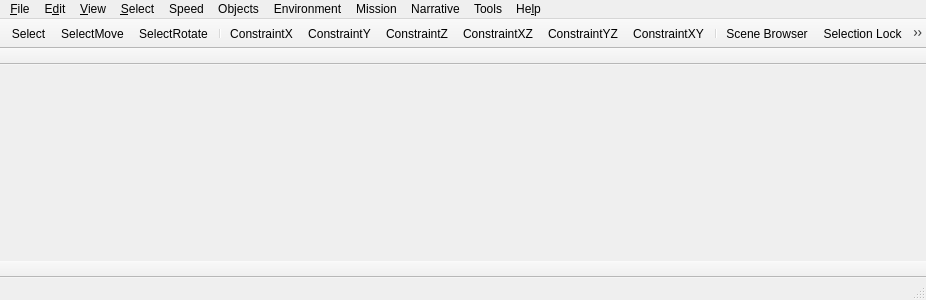
<?xml version="1.0" encoding="UTF-8"?>
<ui version="4.0">
 <class>fso::fred::FredView</class>
 <widget class="QMainWindow" name="fso::fred::FredView">
  <property name="geometry">
   <rect>
    <x>0</x>
    <y>0</y>
    <width>926</width>
    <height>300</height>
   </rect>
  </property>
  <property name="windowTitle">
   <string>qtFRED</string>
  </property>
  <widget class="fso::fred::RenderWidget" name="centralWidget"/>
  <widget class="QMenuBar" name="menuBar">
   <property name="geometry">
    <rect>
     <x>0</x>
     <y>0</y>
     <width>926</width>
     <height>22</height>
    </rect>
   </property>
   <widget class="QMenu" name="menuFile">
    <property name="title">
     <string>&amp;File</string>
    </property>
    <widget class="QMenu" name="menuSave_Format">
     <property name="title">
      <string>Save For&amp;mat</string>
     </property>
     <addaction name="actionFS2_Open"/>
     <addaction name="actionFS2_Retail"/>
     <addaction name="actionFS2_Compatibility"/>
    </widget>
    <widget class="QMenu" name="menuImport">
     <property name="title">
      <string>&amp;Import</string>
     </property>
     <addaction name="actionFS1_Mission"/>
    </widget>
    <widget class="QMenu" name="menuRe_cent_Files">
     <property name="title">
      <string>Re&amp;cent Files</string>
     </property>
     <addaction name="actionEmpty"/>
    </widget>
    <addaction name="actionNew"/>
    <addaction name="actionOpen"/>
    <addaction name="actionSave"/>
    <addaction name="actionSave_As"/>
    <addaction name="actionRevert"/>
    <addaction name="separator"/>
    <addaction name="actionLoad_Template"/>
    <addaction name="actionSave_As_Template"/>
    <addaction name="separator"/>
    <addaction name="menuSave_Format"/>
    <addaction name="menuImport"/>
    <addaction name="separator"/>
    <addaction name="actionRun_FreeSpace_2_Open"/>
    <addaction name="separator"/>
    <addaction name="menuRe_cent_Files"/>
    <addaction name="separator"/>
    <addaction name="actionExit"/>
   </widget>
   <widget class="QMenu" name="menuEdit">
    <property name="title">
     <string>E&amp;dit</string>
    </property>
    <addaction name="actionClone_Marked_Objects"/>
    <addaction name="actionDelete"/>
    <addaction name="actionDelete_Wing"/>
    <addaction name="separator"/>
    <addaction name="actionPreferences"/>
   </widget>
   <widget class="QMenu" name="menuView">
    <property name="title">
     <string>&amp;View</string>
    </property>
    <widget class="QMenu" name="menuViewpoint">
     <property name="title">
      <string>&amp;Viewpoint</string>
     </property>
     <addaction name="actionCamera"/>
     <addaction name="actionCurrent_Ship"/>
     <addaction name="actionCutscene_Camera"/>
     <addaction name="separator"/>
     <addaction name="actionToggle_Viewpoint"/>
     <addaction name="separator"/>
     <addaction name="actionSet_Camera_From_View"/>
    </widget>
    <addaction name="actionSceneBrowser"/>
    <addaction name="separator"/>
    <addaction name="actionVisibility_Layers"/>
    <addaction name="separator"/>
    <addaction name="actionShow_Background"/>
    <addaction name="actionShow_Ship_Models"/>
    <addaction name="actionShow_Outlines"/>
    <addaction name="actionDraw_Outlines_On_Selected_Ships"/>
    <addaction name="actionDraw_Outline_At_Warpin_Position"/>
    <addaction name="actionShow_Ship_Info"/>
    <addaction name="actionShow_Coordinates"/>
    <addaction name="actionShow_Grid_Positions"/>
    <addaction name="actionShow_Distances"/>
    <addaction name="actionShow_Model_Paths"/>
    <addaction name="actionShow_Model_Dock_Points"/>
    <addaction name="actionShow_Bay_Paths"/>
    <addaction name="actionHighlight_Selectable_Subsystems"/>
    <addaction name="separator"/>
    <addaction name="actionShow_Grid"/>
    <addaction name="actionShow_Horizon"/>
    <addaction name="actionShow_3D_Compass"/>
    <addaction name="actionShow_Camera_Gizmo"/>
    <addaction name="separator"/>
    <addaction name="menuViewpoint"/>
    <addaction name="actionSave_Camera_Pos"/>
    <addaction name="actionRestore_Camera_Pos"/>
    <addaction name="separator"/>
    <addaction name="actionLighting_from_Suns"/>
    <addaction name="actionRender_Full_Detail"/>
   </widget>
   <widget class="QMenu" name="menuSpeed">
    <property name="title">
     <string>Speed</string>
    </property>
    <widget class="QMenu" name="menuMovement">
     <property name="title">
      <string>&amp;Movement</string>
     </property>
     <addaction name="actionx1"/>
     <addaction name="actionx2"/>
     <addaction name="actionx3"/>
     <addaction name="actionx5"/>
     <addaction name="actionx8"/>
     <addaction name="actionx10"/>
     <addaction name="actionx50"/>
     <addaction name="actionx100"/>
    </widget>
    <widget class="QMenu" name="menuRotation">
     <property name="title">
      <string>&amp;Rotation</string>
     </property>
     <addaction name="actionRotx1"/>
     <addaction name="actionRotx5"/>
     <addaction name="actionRotx12"/>
     <addaction name="actionRotx25"/>
     <addaction name="actionRotx50"/>
    </widget>
    <addaction name="menuMovement"/>
    <addaction name="menuRotation"/>
   </widget>
   <widget class="QMenu" name="menuSelect">
    <property name="title">
     <string>&amp;Select</string>
    </property>
    <widget class="QMenu" name="menuSelect_Group">
     <property name="title">
      <string>Select &amp;Group</string>
     </property>
     <addaction name="actionGroup_1"/>
     <addaction name="actionGroup_2"/>
     <addaction name="actionGroup_3"/>
     <addaction name="actionGroup_4"/>
     <addaction name="actionGroup_5"/>
     <addaction name="actionGroup_6"/>
     <addaction name="actionGroup_7"/>
     <addaction name="actionGroup_8"/>
     <addaction name="actionGroup_9"/>
    </widget>
    <widget class="QMenu" name="menuSelect_Layer">
     <property name="title">
      <string>Select &amp;Layer</string>
     </property>
    </widget>
    <widget class="QMenu" name="menuSelect_IFF">
     <property name="title">
      <string>Select I&amp;FF</string>
     </property>
    </widget>
    <widget class="QMenu" name="menuSelect_Ship_Type">
     <property name="title">
      <string>Select Ship &amp;Type</string>
     </property>
    </widget>
    <widget class="QMenu" name="menuSelect_Object_Type">
     <property name="title">
      <string>Select &amp;Object Type</string>
     </property>
    </widget>
    <addaction name="actionSelect_All"/>
    <addaction name="actionSelect_None"/>
    <addaction name="actionInvert_Selection"/>
    <addaction name="separator"/>
    <addaction name="menuSelect_Group"/>
    <addaction name="menuSelect_Layer"/>
    <addaction name="menuSelect_IFF"/>
    <addaction name="menuSelect_Ship_Type"/>
    <addaction name="menuSelect_Object_Type"/>
    <addaction name="separator"/>
    <addaction name="actionSelectionLock"/>
    <addaction name="actionLock_Marked_Objects"/>
    <addaction name="actionUnlock_All_Objects"/>
   </widget>
   <widget class="QMenu" name="menuHelp">
    <property name="title">
     <string>He&amp;lp</string>
    </property>
    <addaction name="actionHelp_Topics"/>
    <addaction name="separator"/>
    <addaction name="actionAbout"/>
   </widget>
   <widget class="QMenu" name="menuObjects">
    <property name="title">
     <string>Objects</string>
    </property>
    <addaction name="actionShips"/>
    <addaction name="actionWings"/>
    <addaction name="actionProps"/>
    <addaction name="actionWaypoint_Paths"/>
    <addaction name="actionCoordinate_Points"/>
    <addaction name="actionJump_Nodes"/>
    <addaction name="actionObject_Orientation"/>
    <addaction name="separator"/>
    <addaction name="actionControl_Object"/>
    <addaction name="actionNext_Object"/>
    <addaction name="actionPrev_Object"/>
    <addaction name="actionLevel_Object"/>
    <addaction name="actionAlign_Object"/>
    <addaction name="separator"/>
    <addaction name="actionNext_Subsystem"/>
    <addaction name="actionPrev_Subsystem"/>
    <addaction name="actionCancel_Subsystem"/>
    <addaction name="separator"/>
    <addaction name="actionMark_Wing"/>
   </widget>
   <widget class="QMenu" name="menuEnvironment">
    <property name="title">
     <string>Environment</string>
    </property>
    <addaction name="actionBackground"/>
    <addaction name="actionAsteroid_Field"/>
    <addaction name="actionVolumetric_Nebula"/>
   </widget>
   <widget class="QMenu" name="menuMission">
    <property name="title">
     <string>Mission</string>
    </property>
    <addaction name="actionMission_Specs"/>
    <addaction name="actionMission_Goals"/>
    <addaction name="actionMission_Events"/>
    <addaction name="actionMission_Cutscenes"/>
    <addaction name="separator"/>
    <addaction name="actionVariables"/>
    <addaction name="actionLoadout"/>
    <addaction name="actionReinforcements"/>
    <addaction name="actionShield_System"/>
    <addaction name="separator"/>
    <addaction name="actionMission_Statistics"/>
   </widget>
   <widget class="QMenu" name="menuNarrative">
    <property name="title">
     <string>Narrative</string>
    </property>
    <addaction name="actionFiction_Viewer"/>
    <addaction name="actionCommand_Briefing"/>
    <addaction name="actionBriefing"/>
    <addaction name="actionDebriefing"/>
    <addaction name="separator"/>
    <addaction name="actionCampaign"/>
   </widget>
   <widget class="QMenu" name="menuTools">
    <property name="title">
     <string>Tools</string>
    </property>
    <addaction name="actionWaypointPathGenerator"/>
    <addaction name="actionReorder_Objects"/>
    <addaction name="actionVoice_Acting_Manager"/>
    <addaction name="actionSet_Global_Ship_Flags"/>
    <addaction name="actionCalculate_Relative_Coordinates"/>
    <addaction name="actionMusic_Player"/>
    <addaction name="actionError_Checker"/>
   </widget>
   <addaction name="menuFile"/>
   <addaction name="menuEdit"/>
   <addaction name="menuView"/>
   <addaction name="menuSelect"/>
   <addaction name="menuSpeed"/>
   <addaction name="menuObjects"/>
   <addaction name="menuEnvironment"/>
   <addaction name="menuMission"/>
   <addaction name="menuNarrative"/>
   <addaction name="menuTools"/>
   <addaction name="menuHelp"/>
  </widget>
  <widget class="QStatusBar" name="statusBar"/>
  <widget class="QToolBar" name="toolBar">
   <property name="contextMenuPolicy">
    <enum>Qt::PreventContextMenu</enum>
   </property>
   <property name="windowTitle">
    <string>toolBar</string>
   </property>
   <property name="styleSheet">
    <string notr="true">QToolButton { qproperty-autoRaise: false; }</string>
   </property>
   <attribute name="toolBarArea">
    <enum>TopToolBarArea</enum>
   </attribute>
   <attribute name="toolBarBreak">
    <bool>false</bool>
   </attribute>
   <property name="movable">
    <bool>false</bool>
   </property>
   <addaction name="actionSelect"/>
   <addaction name="actionSelectMove"/>
   <addaction name="actionSelectRotate"/>
   <addaction name="separator"/>
   <addaction name="actionConstrainX"/>
   <addaction name="actionConstrainY"/>
   <addaction name="actionConstrainZ"/>
   <addaction name="actionConstrainXZ"/>
   <addaction name="actionConstrainYZ"/>
   <addaction name="actionConstrainXY"/>
   <addaction name="separator"/>
   <addaction name="actionSceneBrowser"/>
   <addaction name="actionSelectionLock"/>
   <addaction name="separator"/>
   <addaction name="actionWingForm"/>
   <addaction name="actionWingDisband"/>
   <addaction name="separator"/>
   <addaction name="actionZoomSelected"/>
   <addaction name="actionZoomExtents"/>
   <addaction name="separator"/>
   <addaction name="actionShowDistances"/>
   <addaction name="actionOrbitSelected"/>
   <addaction name="separator"/>
   <addaction name="actionManage_Layers"/>
   <addaction name="actionUnhide_Layers"/>
   <addaction name="separator"/>
  </widget>
  <widget class="QToolBar" name="contextToolBar">
   <property name="windowTitle">
    <string>Context</string>
   </property>
   <property name="movable">
    <bool>false</bool>
   </property>
   <property name="floatable">
    <bool>false</bool>
   </property>
   <property name="iconSize">
    <size>
     <width>16</width>
     <height>16</height>
    </size>
   </property>
   <attribute name="toolBarArea">
    <enum>TopToolBarArea</enum>
   </attribute>
   <attribute name="toolBarBreak">
    <bool>true</bool>
   </attribute>
  </widget>
  <widget class="QToolBar" name="transformToolBar">
   <property name="windowTitle">
    <string>Transform</string>
   </property>
   <property name="movable">
    <bool>false</bool>
   </property>
   <property name="floatable">
    <bool>false</bool>
   </property>
   <attribute name="toolBarArea">
    <enum>BottomToolBarArea</enum>
   </attribute>
   <attribute name="toolBarBreak">
    <bool>false</bool>
   </attribute>
  </widget>
  <action name="actionSelect">
   <property name="checkable">
    <bool>true</bool>
   </property>
   <property name="text">
    <string>Select</string>
   </property>
   <property name="toolTip">
    <string>Select (S)</string>
   </property>
   <property name="shortcut">
    <string>S</string>
   </property>
  </action>
  <action name="actionSelectMove">
   <property name="checkable">
    <bool>true</bool>
   </property>
   <property name="text">
    <string>SelectMove</string>
   </property>
   <property name="toolTip">
    <string>Select and Move (M)</string>
   </property>
   <property name="shortcut">
    <string>M</string>
   </property>
  </action>
  <action name="actionSelectRotate">
   <property name="checkable">
    <bool>true</bool>
   </property>
   <property name="text">
    <string>SelectRotate</string>
   </property>
   <property name="toolTip">
    <string>Select and Rotate (R)</string>
   </property>
   <property name="shortcut">
    <string>R</string>
   </property>
  </action>
  <action name="actionConstrainX">
   <property name="checkable">
    <bool>true</bool>
   </property>
   <property name="text">
    <string>ConstraintX</string>
   </property>
   <property name="toolTip">
    <string>Constrain movement/rotation to X axis</string>
   </property>
  </action>
  <action name="actionConstrainY">
   <property name="checkable">
    <bool>true</bool>
   </property>
   <property name="text">
    <string>ConstraintY</string>
   </property>
   <property name="toolTip">
    <string>Constrain movement/rotation to Y axis</string>
   </property>
  </action>
  <action name="actionConstrainZ">
   <property name="checkable">
    <bool>true</bool>
   </property>
   <property name="text">
    <string>ConstraintZ</string>
   </property>
   <property name="toolTip">
    <string>Constrain movement/rotation to Z axis</string>
   </property>
  </action>
  <action name="actionConstrainXZ">
   <property name="checkable">
    <bool>true</bool>
   </property>
   <property name="text">
    <string>ConstraintXZ</string>
   </property>
   <property name="toolTip">
    <string>Constrain movement/rotation to XZ plane</string>
   </property>
  </action>
  <action name="actionConstrainYZ">
   <property name="checkable">
    <bool>true</bool>
   </property>
   <property name="text">
    <string>ConstraintYZ</string>
   </property>
   <property name="toolTip">
    <string>Constrain movement/rotation to YZ plane</string>
   </property>
  </action>
  <action name="actionConstrainXY">
   <property name="checkable">
    <bool>true</bool>
   </property>
   <property name="text">
    <string>ConstraintXY</string>
   </property>
   <property name="toolTip">
    <string>Constrain movement/rotation to XY plane</string>
   </property>
  </action>
  <action name="actionSceneBrowser">
   <property name="checkable">
    <bool>true</bool>
   </property>
   <property name="text">
    <string>Scene Browser</string>
   </property>
   <property name="toolTip">
    <string>Toggle Scene Browser (H)</string>
   </property>
   <property name="shortcut">
    <string>H</string>
   </property>
  </action>
  <action name="actionSelectionLock">
   <property name="checkable">
    <bool>true</bool>
   </property>
   <property name="text">
    <string>Selection Loc&amp;k</string>
   </property>
   <property name="toolTip">
    <string>Prevent selection from changing (Spacebar)</string>
   </property>
  </action>
  <action name="actionWingForm">
   <property name="text">
    <string>WingForm</string>
   </property>
   <property name="toolTip">
    <string>Form Wing (Ctrl+W)</string>
   </property>
   <property name="shortcut">
    <string>Ctrl+W</string>
   </property>
  </action>
  <action name="actionWingDisband">
   <property name="text">
    <string>WingDisband</string>
   </property>
   <property name="toolTip">
    <string>Disband Wing (Ctrl+D)</string>
   </property>
   <property name="shortcut">
    <string>Ctrl+D</string>
   </property>
  </action>
  <action name="actionZoomSelected">
   <property name="text">
    <string>ZoomSelected</string>
   </property>
   <property name="toolTip">
    <string>Zoom on Selected (Alt+Z)</string>
   </property>
   <property name="shortcut">
    <string>Alt+Z</string>
   </property>
  </action>
  <action name="actionZoomExtents">
   <property name="text">
    <string>ZoomExtents</string>
   </property>
   <property name="toolTip">
    <string>Zoom Extents (Shift+Z)</string>
   </property>
   <property name="shortcut">
    <string>Shift+Z</string>
   </property>
  </action>
  <action name="actionShowDistances">
   <property name="checkable">
    <bool>true</bool>
   </property>
   <property name="text">
    <string>ShowDistances</string>
   </property>
   <property name="toolTip">
    <string>Show Distances (D)</string>
   </property>
  </action>
  <action name="actionOrbitSelected">
   <property name="checkable">
    <bool>true</bool>
   </property>
   <property name="text">
    <string>OrbitSelected</string>
   </property>
   <property name="toolTip">
    <string>Rotate Around Object (Alt+R)</string>
   </property>
   <property name="shortcut">
    <string>Alt+R</string>
   </property>
  </action>
  <action name="actionNew">
   <property name="text">
    <string>&amp;New</string>
   </property>
   <property name="shortcut">
    <string/>
   </property>
  </action>
  <action name="actionOpen">
   <property name="text">
    <string>&amp;Open...</string>
   </property>
  </action>
  <action name="actionSave">
   <property name="text">
    <string>&amp;Save</string>
   </property>
  </action>
  <action name="actionSave_As">
   <property name="text">
    <string>Sa&amp;ve As...</string>
   </property>
   <property name="shortcut">
    <string>Ctrl+Shift+S</string>
   </property>
  </action>
  <action name="actionRevert">
   <property name="text">
    <string>Revert to &amp;Last Save</string>
   </property>
  </action>
  <action name="actionLoad_Template">
   <property name="text">
    <string>Load &amp;Template...</string>
   </property>
  </action>
  <action name="actionSave_As_Template">
   <property name="text">
    <string>Save As &amp;Template...</string>
   </property>
  </action>
  <action name="actionFS2_Open">
   <property name="text">
    <string>&amp;FS2 Open</string>
   </property>
   <property name="checkable">
    <bool>true</bool>
   </property>
   <property name="checked">
    <bool>true</bool>
   </property>
  </action>
  <action name="actionFS2_Retail">
   <property name="text">
    <string>FS2 &amp;Retail</string>
   </property>
   <property name="checkable">
    <bool>true</bool>
   </property>
  </action>
  <action name="actionFS2_Compatibility">
   <property name="text">
    <string>FSO &amp;Compatibility Mode</string>
   </property>
   <property name="checkable">
    <bool>true</bool>
   </property>
  </action>
  <action name="actionFS1_Mission">
   <property name="text">
    <string>&amp;FS1 Mission</string>
   </property>
  </action>
  <action name="actionRun_FreeSpace_2_Open">
   <property name="text">
    <string>Run &amp;FreeSpace</string>
   </property>
   <property name="shortcut">
    <string/>
   </property>
  </action>
  <action name="actionExit">
   <property name="text">
    <string>&amp;Exit</string>
   </property>
  </action>
  <action name="actionClone_Marked_Objects">
   <property name="text">
    <string>&amp;Clone Marked Objects</string>
   </property>
  </action>
  <action name="actionDelete">
   <property name="text">
    <string>&amp;Delete</string>
   </property>
  </action>
  <action name="actionDelete_Wing">
   <property name="text">
    <string>Delete &amp;Wing</string>
   </property>
   <property name="shortcut">
    <string>Ctrl+Del</string>
   </property>
  </action>
  <action name="actionLock_Marked_Objects">
   <property name="text">
    <string>&amp;Lock Marked Objects</string>
   </property>
  </action>
  <action name="actionUnlock_All_Objects">
   <property name="text">
    <string>&amp;Unlock All Objects</string>
   </property>
  </action>
  <action name="actionVisibility_Layers">
   <property name="text">
    <string>Visibility Layers...</string>
   </property>
  </action>
  <action name="actionShow_Ship_Models">
   <property name="checkable">
    <bool>true</bool>
   </property>
   <property name="text">
    <string>Show Ship Models</string>
   </property>
   <property name="shortcut">
    <string>Alt+Shift+M</string>
   </property>
  </action>
  <action name="actionShow_Outlines">
   <property name="checkable">
    <bool>true</bool>
   </property>
   <property name="text">
    <string>Show &amp;Outlines</string>
   </property>
   <property name="shortcut">
    <string>Alt+Shift+O</string>
   </property>
  </action>
  <action name="actionDraw_Outlines_On_Selected_Ships">
   <property name="checkable">
    <bool>true</bool>
   </property>
   <property name="text">
    <string>Draw Outlines on Selected Ships</string>
   </property>
  </action>
  <action name="actionDraw_Outline_At_Warpin_Position">
   <property name="checkable">
    <bool>true</bool>
   </property>
   <property name="text">
    <string>Draw Outline At Warpin Position</string>
   </property>
  </action>
  <action name="actionShow_Coordinates">
   <property name="checkable">
    <bool>true</bool>
   </property>
   <property name="text">
    <string>Show &amp;Coordinates</string>
   </property>
   <property name="shortcut">
    <string>Alt+Shift+C</string>
   </property>
  </action>
  <action name="actionShow_Grid_Positions">
   <property name="checkable">
    <bool>true</bool>
   </property>
   <property name="text">
    <string>Show &amp;Grid Positions</string>
   </property>
   <property name="shortcut">
    <string>Alt+Shift+P</string>
   </property>
  </action>
  <action name="actionShow_Distances">
   <property name="checkable">
    <bool>true</bool>
   </property>
   <property name="text">
    <string>Show D&amp;istances</string>
   </property>
   <property name="shortcut">
    <string>D</string>
   </property>
  </action>
  <action name="actionShow_Model_Paths">
   <property name="checkable">
    <bool>true</bool>
   </property>
   <property name="text">
    <string>Show Model Nav Paths</string>
   </property>
  </action>
  <action name="actionShow_Model_Dock_Points">
   <property name="checkable">
    <bool>true</bool>
   </property>
   <property name="text">
    <string>Show Model Doc&amp;k Points</string>
   </property>
  </action>
  <action name="actionShow_Bay_Paths">
   <property name="checkable">
    <bool>true</bool>
   </property>
   <property name="text">
    <string>Show Model Bay Paths</string>
   </property>
  </action>
  <action name="actionHighlight_Selectable_Subsystems">
   <property name="checkable">
    <bool>true</bool>
   </property>
   <property name="text">
    <string>Highlight Selectable Subsystems</string>
   </property>
  </action>
  <action name="actionShow_Grid">
   <property name="checkable">
    <bool>true</bool>
   </property>
   <property name="text">
    <string>Show Grid</string>
   </property>
   <property name="shortcut">
    <string>Alt+Shift+G</string>
   </property>
  </action>
  <action name="actionShow_Horizon">
   <property name="checkable">
    <bool>true</bool>
   </property>
   <property name="text">
    <string>Show Hori&amp;zon</string>
   </property>
   <property name="shortcut">
    <string>Alt+Shift+H</string>
   </property>
  </action>
  <action name="actionShow_3D_Compass">
   <property name="checkable">
    <bool>true</bool>
   </property>
   <property name="text">
    <string>Show &amp;3D Compass</string>
   </property>
   <property name="shortcut">
    <string>Alt+Shift+3</string>
   </property>
  </action>
  <action name="actionShow_Background">
   <property name="checkable">
    <bool>true</bool>
   </property>
   <property name="text">
    <string>Show &amp;Background</string>
   </property>
   <property name="shortcut">
    <string>Alt+Shift+B</string>
   </property>
  </action>
  <action name="actionSave_Camera_Pos">
   <property name="text">
    <string>Save Camera &amp;Pos</string>
   </property>
   <property name="shortcut">
    <string>Ctrl+P</string>
   </property>
  </action>
  <action name="actionRestore_Camera_Pos">
   <property name="text">
    <string>&amp;Restore Camera Pos</string>
   </property>
   <property name="shortcut">
    <string>Ctrl+R</string>
   </property>
  </action>
  <action name="actionLighting_from_Suns">
   <property name="checkable">
    <bool>true</bool>
   </property>
   <property name="text">
    <string>&amp;Lighting from Suns</string>
   </property>
  </action>
  <action name="actionRender_Full_Detail">
   <property name="checkable">
    <bool>true</bool>
   </property>
   <property name="text">
    <string>Render Full Detail</string>
   </property>
  </action>
  <action name="actionCamera">
   <property name="checkable">
    <bool>true</bool>
   </property>
   <property name="text">
    <string>&amp;Camera</string>
   </property>
  </action>
  <action name="actionCurrent_Ship">
   <property name="checkable">
    <bool>true</bool>
   </property>
   <property name="text">
    <string>Current &amp;Ship</string>
   </property>
  </action>
  <action name="actionCutscene_Camera">
   <property name="checkable">
    <bool>true</bool>
   </property>
   <property name="text">
    <string>Cutscene C&amp;amera</string>
   </property>
   <property name="toolTip">
    <string>Look through the camera sexp selected in a sexp tree, at its FOV</string>
   </property>
  </action>
  <action name="actionSet_Camera_From_View">
   <property name="text">
    <string>Set Camera SEXP from &amp;View</string>
   </property>
   <property name="toolTip">
    <string>Set the selected set-camera-position, set-camera-rotation or set-camera-facing from the viewport</string>
   </property>
  </action>
  <action name="actionShow_Camera_Gizmo">
   <property name="checkable">
    <bool>true</bool>
   </property>
   <property name="text">
    <string>Show Cutscene Ca&amp;mera</string>
   </property>
   <property name="toolTip">
    <string>Show the camera sexp selected in a sexp tree in the viewport</string>
   </property>
  </action>
  <action name="actionToggle_Viewpoint">
   <property name="text">
    <string>&amp;Toggle Viewpoint</string>
   </property>
   <property name="toolTip">
    <string>Cycle between the editor camera, the current ship and the cutscene camera (Ctrl+Shift+V)</string>
   </property>
   <property name="shortcut">
    <string>Ctrl+Shift+V</string>
   </property>
  </action>
  <action name="actionx1">
   <property name="checkable">
    <bool>true</bool>
   </property>
   <property name="text">
    <string>&amp;x1</string>
   </property>
   <property name="shortcut">
    <string>1</string>
   </property>
  </action>
  <action name="actionx2">
   <property name="checkable">
    <bool>true</bool>
   </property>
   <property name="text">
    <string>x&amp;2</string>
   </property>
   <property name="shortcut">
    <string>2</string>
   </property>
  </action>
  <action name="actionx3">
   <property name="checkable">
    <bool>true</bool>
   </property>
   <property name="text">
    <string>x&amp;3</string>
   </property>
   <property name="shortcut">
    <string>3</string>
   </property>
  </action>
  <action name="actionx5">
   <property name="checkable">
    <bool>true</bool>
   </property>
   <property name="text">
    <string>x&amp;5</string>
   </property>
   <property name="shortcut">
    <string>4</string>
   </property>
  </action>
  <action name="actionx8">
   <property name="checkable">
    <bool>true</bool>
   </property>
   <property name="text">
    <string>x&amp;8</string>
   </property>
   <property name="shortcut">
    <string>5</string>
   </property>
  </action>
  <action name="actionx10">
   <property name="checkable">
    <bool>true</bool>
   </property>
   <property name="text">
    <string>x&amp;10</string>
   </property>
   <property name="shortcut">
    <string>6</string>
   </property>
  </action>
  <action name="actionx50">
   <property name="checkable">
    <bool>true</bool>
   </property>
   <property name="text">
    <string>x5&amp;0</string>
   </property>
   <property name="shortcut">
    <string>7</string>
   </property>
  </action>
  <action name="actionx100">
   <property name="checkable">
    <bool>true</bool>
   </property>
   <property name="text">
    <string>x100</string>
   </property>
   <property name="shortcut">
    <string>8</string>
   </property>
  </action>
  <action name="actionRotx1">
   <property name="checkable">
    <bool>true</bool>
   </property>
   <property name="text">
    <string>&amp;x1</string>
   </property>
   <property name="shortcut">
    <string>Shift+1</string>
   </property>
  </action>
  <action name="actionRotx5">
   <property name="checkable">
    <bool>true</bool>
   </property>
   <property name="text">
    <string>x&amp;5</string>
   </property>
   <property name="shortcut">
    <string>Shift+2</string>
   </property>
  </action>
  <action name="actionRotx12">
   <property name="checkable">
    <bool>true</bool>
   </property>
   <property name="text">
    <string>x&amp;12</string>
   </property>
   <property name="shortcut">
    <string>Shift+3</string>
   </property>
  </action>
  <action name="actionRotx25">
   <property name="checkable">
    <bool>true</bool>
   </property>
   <property name="text">
    <string>x&amp;25</string>
   </property>
   <property name="shortcut">
    <string>Shift+4</string>
   </property>
  </action>
  <action name="actionRotx50">
   <property name="checkable">
    <bool>true</bool>
   </property>
   <property name="text">
    <string>x5&amp;0</string>
   </property>
   <property name="shortcut">
    <string>Shift+5</string>
   </property>
  </action>
  <action name="actionShips">
   <property name="text">
    <string>&amp;Ships</string>
   </property>
   <property name="shortcut">
    <string>Shift+S</string>
   </property>
  </action>
  <action name="actionWings">
   <property name="text">
    <string>&amp;Wings</string>
   </property>
   <property name="shortcut">
    <string>Shift+W</string>
   </property>
  </action>
  <action name="actionObject_Orientation">
   <property name="text">
    <string>Object &amp;Orientation</string>
   </property>
   <property name="shortcut">
    <string>Shift+O</string>
   </property>
  </action>
  <action name="actionProps">
   <property name="text">
    <string>Props</string>
   </property>
   <property name="shortcut">
    <string>Shift+P</string>
   </property>
  </action>
  <action name="actionWaypoint_Paths">
   <property name="text">
    <string>Waypoint &amp;Paths</string>
   </property>
   <property name="shortcut">
    <string>Shift+Y</string>
   </property>
  </action>
  <action name="actionCoordinate_Points">
   <property name="text">
    <string>Coor&amp;dinate Points</string>
   </property>
  </action>
  <action name="actionReorder_Objects">
   <property name="text">
    <string>&amp;Reorder Objects</string>
   </property>
  </action>
  <action name="actionMission_Events">
   <property name="text">
    <string>Mission &amp;Events</string>
   </property>
   <property name="shortcut">
    <string>Shift+E</string>
   </property>
  </action>
  <action name="actionLoadout">
   <property name="text">
    <string>&amp;Team Loadout</string>
   </property>
   <property name="shortcut">
    <string>Shift+L</string>
   </property>
  </action>
  <action name="actionBackground">
   <property name="text">
    <string>&amp;Background</string>
   </property>
   <property name="shortcut">
    <string>Shift+I</string>
   </property>
  </action>
  <action name="actionReinforcements">
   <property name="text">
    <string>&amp;Reinforcements</string>
   </property>
   <property name="shortcut">
    <string>Shift+R</string>
   </property>
  </action>
  <action name="actionAsteroid_Field">
   <property name="text">
    <string>&amp;Asteroid Field</string>
   </property>
   <property name="shortcut">
    <string>Shift+A</string>
   </property>
  </action>
  <action name="actionMission_Specs">
   <property name="text">
    <string>&amp;Mission Specs</string>
   </property>
   <property name="shortcut">
    <string>Shift+N</string>
   </property>
  </action>
  <action name="actionBriefing">
   <property name="text">
    <string>Br&amp;iefing</string>
   </property>
   <property name="shortcut">
    <string>Shift+B</string>
   </property>
  </action>
  <action name="actionDebriefing">
   <property name="text">
    <string>&amp;Debriefing</string>
   </property>
   <property name="shortcut">
    <string>Shift+D</string>
   </property>
  </action>
  <action name="actionCommand_Briefing">
   <property name="text">
    <string>&amp;Command Briefing</string>
   </property>
   <property name="shortcut">
    <string>Shift+C</string>
   </property>
  </action>
  <action name="actionFiction_Viewer">
   <property name="text">
    <string>&amp;Fiction Viewer</string>
   </property>
   <property name="shortcut">
    <string>Shift+F</string>
   </property>
  </action>
  <action name="actionShield_System">
   <property name="text">
    <string>Shie&amp;ld System</string>
   </property>
   <property name="shortcut">
    <string>Shift+M</string>
   </property>
  </action>
  <action name="actionSet_Global_Ship_Flags">
   <property name="text">
    <string>Set &amp;Global Ship Flags</string>
   </property>
  </action>
  <action name="actionVoice_Acting_Manager">
   <property name="text">
    <string>&amp;Voice Acting Manager</string>
   </property>
  </action>
  <action name="actionCampaign">
   <property name="text">
    <string>Campaig&amp;n</string>
   </property>
  </action>
  <action name="actionGroup_1">
   <property name="text">
    <string>&amp;Group 1</string>
   </property>
   <property name="shortcut">
    <string>Ctrl+1</string>
   </property>
  </action>
  <action name="actionGroup_2">
   <property name="text">
    <string>Group &amp;2</string>
   </property>
   <property name="shortcut">
    <string>Ctrl+2</string>
   </property>
  </action>
  <action name="actionGroup_3">
   <property name="text">
    <string>Group &amp;3</string>
   </property>
   <property name="shortcut">
    <string>Ctrl+3</string>
   </property>
  </action>
  <action name="actionGroup_4">
   <property name="text">
    <string>Group &amp;4</string>
   </property>
   <property name="shortcut">
    <string>Ctrl+4</string>
   </property>
  </action>
  <action name="actionGroup_5">
   <property name="text">
    <string>Group &amp;5</string>
   </property>
   <property name="shortcut">
    <string>Ctrl+5</string>
   </property>
  </action>
  <action name="actionGroup_6">
   <property name="text">
    <string>Group &amp;6</string>
   </property>
   <property name="shortcut">
    <string>Ctrl+6</string>
   </property>
  </action>
  <action name="actionGroup_7">
   <property name="text">
    <string>Group &amp;7</string>
   </property>
   <property name="shortcut">
    <string>Ctrl+7</string>
   </property>
  </action>
  <action name="actionGroup_8">
   <property name="text">
    <string>Group &amp;8</string>
   </property>
   <property name="shortcut">
    <string>Ctrl+8</string>
   </property>
  </action>
  <action name="actionGroup_9">
   <property name="text">
    <string>Group &amp;9</string>
   </property>
   <property name="shortcut">
    <string>Ctrl+9</string>
   </property>
  </action>
  <action name="actionSelect_All">
   <property name="text">
    <string>Select &amp;All</string>
   </property>
   <property name="toolTip">
    <string>Select every object you could click in the viewport (Ctrl+A)</string>
   </property>
   <property name="shortcut">
    <string>Ctrl+A</string>
   </property>
  </action>
  <action name="actionSelect_None">
   <property name="text">
    <string>Select &amp;None</string>
   </property>
   <property name="shortcut">
    <string>Ctrl+Shift+A</string>
   </property>
  </action>
  <action name="actionInvert_Selection">
   <property name="text">
    <string>&amp;Invert Selection</string>
   </property>
   <property name="toolTip">
    <string>Select what isn't selected and deselect what is, among the objects you could click in the viewport (Ctrl+I)</string>
   </property>
   <property name="shortcut">
    <string>Ctrl+I</string>
   </property>
  </action>
  <action name="actionNext_Object">
   <property name="text">
    <string>&amp;Next Object</string>
   </property>
   <property name="shortcut">
    <string>Tab</string>
   </property>
  </action>
  <action name="actionPrev_Object">
   <property name="text">
    <string>&amp;Prev Object</string>
   </property>
   <property name="shortcut">
    <string>Ctrl+Tab</string>
   </property>
  </action>
  <action name="actionControl_Object">
   <property name="text">
    <string>&amp;Control Object</string>
   </property>
   <property name="shortcut">
    <string>T</string>
   </property>
  </action>
  <action name="actionLevel_Object">
   <property name="text">
    <string>&amp;Level Object</string>
   </property>
   <property name="shortcut">
    <string>L</string>
   </property>
  </action>
  <action name="actionAlign_Object">
   <property name="text">
    <string>&amp;Align Object</string>
   </property>
   <property name="shortcut">
    <string>Ctrl+L</string>
   </property>
  </action>
  <action name="actionNext_Subsystem">
   <property name="text">
    <string>Ne&amp;xt Subsystem</string>
   </property>
   <property name="shortcut">
    <string>K</string>
   </property>
  </action>
  <action name="actionPrev_Subsystem">
   <property name="text">
    <string>P&amp;rev Subsystem</string>
   </property>
   <property name="shortcut">
    <string>Shift+K</string>
   </property>
  </action>
  <action name="actionCancel_Subsystem">
   <property name="text">
    <string>Cancel S&amp;ubsystem</string>
   </property>
   <property name="shortcut">
    <string>Alt+K</string>
   </property>
  </action>
  <action name="actionMark_Wing">
   <property name="text">
    <string>&amp;Mark Wing</string>
   </property>
   <property name="shortcut">
    <string>W</string>
   </property>
  </action>
  <action name="actionMission_Statistics">
   <property name="text">
    <string>M&amp;ission Statistics</string>
   </property>
   <property name="shortcut">
    <string>Ctrl+Shift+D</string>
   </property>
  </action>
  <action name="actionError_Checker">
   <property name="text">
    <string>&amp;Error Checker</string>
   </property>
   <property name="shortcut">
    <string>Shift+H</string>
   </property>
  </action>
  <action name="actionHelp_Topics">
   <property name="text">
    <string>&amp;Help Topics</string>
   </property>
  </action>
  <action name="actionAbout">
   <property name="text">
    <string>&amp;About qtFRED...</string>
   </property>
  </action>
  <action name="actionShow_Ship_Info">
   <property name="checkable">
    <bool>true</bool>
   </property>
   <property name="text">
    <string>Show Ship I&amp;nfo</string>
   </property>
   <property name="shortcut">
    <string>Alt+Shift+I</string>
   </property>
  </action>
  <action name="actionEmpty">
   <property name="text">
    <string>&amp;Empty</string>
   </property>
  </action>
  <action name="actionMission_Goals">
   <property name="text">
    <string>Mission Goals</string>
   </property>
   <property name="shortcut">
    <string>Shift+G</string>
   </property>
  </action>
  <action name="actionVariables">
   <property name="text">
    <string>&amp;Variables and Containers</string>
   </property>
   <property name="toolTip">
    <string>Open Variables and Containers Editor</string>
   </property>
   <property name="shortcut">
    <string>Shift+V</string>
   </property>
  </action>
  <action name="actionJump_Nodes">
   <property name="text">
    <string>Jump &amp;Nodes</string>
   </property>
   <property name="shortcut">
    <string>Shift+J</string>
   </property>
  </action>
  <action name="actionMission_Cutscenes">
   <property name="text">
    <string>Mission Cutscenes</string>
   </property>
   <property name="shortcut">
    <string>Shift+X</string>
   </property>
  </action>
  <action name="actionMusic_Player">
   <property name="text">
    <string>Music Player</string>
   </property>
  </action>
  <action name="actionManage_Layers">
   <property name="text">
    <string>Manage Layers</string>
   </property>
   <property name="toolTip">
    <string>Manage View Layers</string>
   </property>
  </action>
  <action name="actionUnhide_Layers">
   <property name="text">
    <string>Unhide Layers</string>
   </property>
   <property name="toolTip">
    <string>Show all view layers</string>
   </property>
  </action>
  <action name="actionVolumetric_Nebula">
   <property name="text">
    <string>Volumetric Nebula</string>
   </property>
   <property name="shortcut">
    <string>Shift+U</string>
   </property>
  </action>
  <action name="actionCalculate_Relative_Coordinates">
   <property name="text">
    <string>Calculate Relative Coordinates</string>
   </property>
  </action>
  <action name="actionWaypointPathGenerator">
   <property name="text">
    <string>Waypoint Path &amp;Generator</string>
   </property>
  </action>
  <action name="actionPreferences">
   <property name="text">
    <string>Preferences</string>
   </property>
  </action>
 </widget>
 <layoutdefault spacing="6" margin="11"/>
 <customwidgets>
  <customwidget>
   <class>fso::fred::RenderWidget</class>
   <extends>QWidget</extends>
   <header>ui/widgets/renderwidget.h</header>
   <container>1</container>
  </customwidget>
 </customwidgets>
 <resources>
  <include location="../resources/resources.qrc"/>
 </resources>
 <connections/>
</ui>
